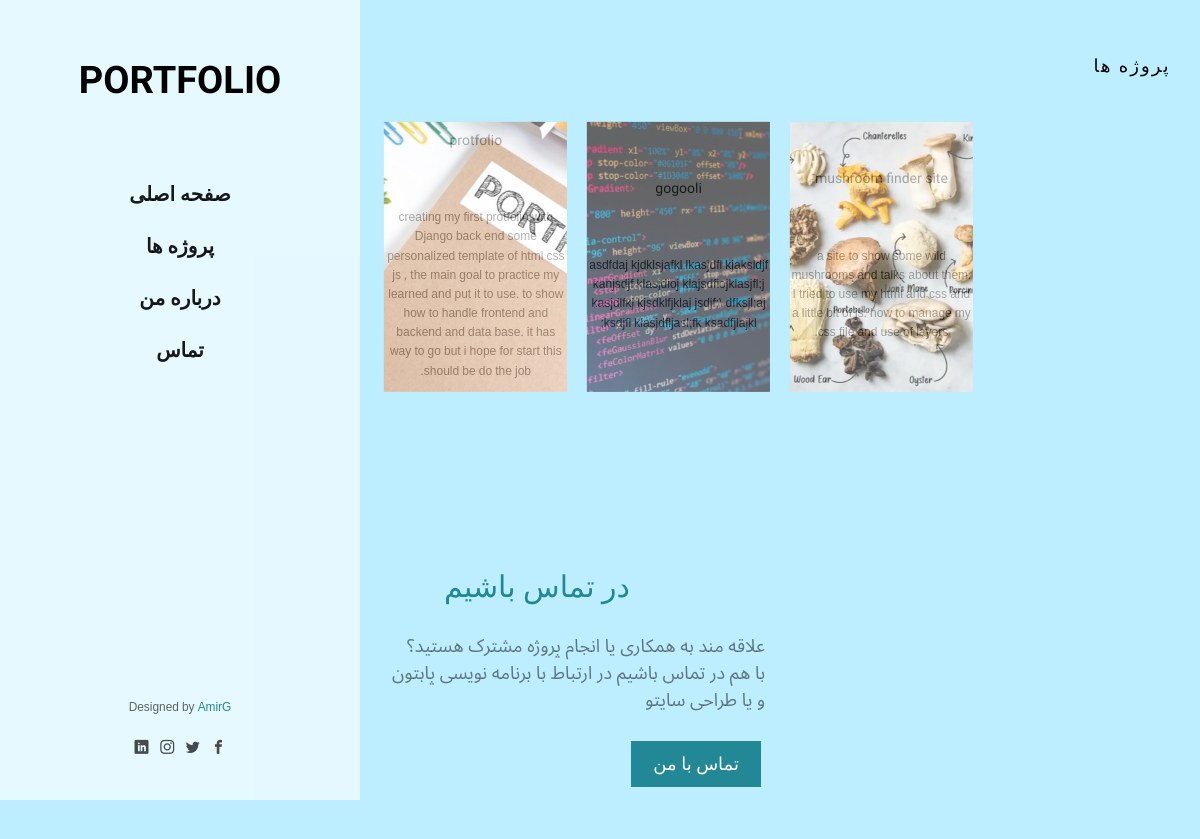
Screenshot of /fa/projects/ with the database file from the repository.
### protfolio/models.py (models this page shows, shortened)
class Project(models.Model):
    title = models.CharField(max_length=200)
    slug = models.SlugField(max_length=200, unique=True)
    description = models.TextField()
    detailed_description = models.TextField(blank=True)
    description_fa = models.TextField(null=True)
    detailed_description_fa = models.TextField(blank=True,null=True)
    image = ProcessedImageField(
        upload_to='protfolio/static/protfolio/images/projects',
        processors=[ResizeToFill(500, 400)],
        format='JPEG',
        options={'quality': 100},
        blank=True
    )
    thumbnail = ProcessedImageField(
        upload_to='protfolio/static/protfolio/images/projects/thumbnails',
        processors=[ResizeToFill(400, 300)],
        format='JPEG',
        options={'quality': 80},
        blank=True
    )
    github_url = models.URLField(blank=True)
    live_url = models.URLField(blank=True)
    skills_used = models.ManyToManyField(Skill, through='ProjectSkill')
    featured = models.BooleanField(default=False)
    start_date = models.DateField()
    end_date = models.DateField(null=True, blank=True)
    client = models.CharField(max_length=100, blank=True)
    project_type = models.CharField(max_length=20, choices=[
        ('personal', 'Personal Project'),
        ('client', 'Client Work'),
        ('open-source', 'Open Source')
    ], default='personal')
    def image_basename(self):
        if self.image:
            return str(self.image)[len('protfolio/static/protfolio/images/projects')+1:]
        return ""
    class Meta:
        ordering = ['-start_date']

### protfolio/views.py (the view)
# urls.py: path('projects/', views.projects, name='projects'),
def projects(request):
    context = {
        'projects': Project.objects.all(),
        'skills': Skill.objects.all(),
        'projectskills': ProjectSkill.objects.all().order_by('-project_id')
    }
    return render(request, 'protfolio/projects.html', context)

### protfolio/templates/protfolio/projects.html (shortened to what this page needs)
 {% load static %}
 {% load i18n %}
{% include 'protfolio/includes/head.html'%}
			<div class="fh5co-narrow-content">
				<h2 class="fh5co-heading animate-box" data-animate-effect="fadeInLeft">{%translate "Projects"%}</h2>
				<div class="row row-bottom-padded-md">
					{% for project in projects%}
					<div class="col-md-3 col-sm-6 col-padding text-center animate-box">
						<a href="{%url 'projects'%}{{project.id}}" class="work image-popup" style="background-image: url({% static 'protfolio/images/projects/'%}{{project.image_basename}});">
							<div class="desc">
								<h3>{{project.title}}</h3>
								<span>{{project.description}}</span>
							</div>
						</a>
					</div>
					{% endfor %}
				</div>
			</div>
			<div id="get-in-touch">
				<div class="fh5co-narrow-content">
					<div class="row">
						<div class="col-md-4 animate-box" data-animate-effect="fadeInLeft">
							<h1 class="fh5co-heading-colored">{%translate "Get in touch"%}</h1>
						</div>
					</div>
					<div class="row">
						<div class="col-md-6 col-md-offset-3 col-md-pull-3 animate-box" data-animate-effect="fadeInLeft">
							<p class="fh5co-lead">{%translate "Interested in collaborating or have a project in mind?"%}<br/> {%translate "Let’s connect! Whether it’s Python automation, web development,"%}</p>
							<p><a href="{%url 'contact'%}" class="btn btn-primary">{%translate "Contact Me"%}</a></p>
						</div>
					</div>
				</div>
			</div>
		</div>
	</div>
{% include 'protfolio/includes/footer.html'%}

### protfolio/static/protfolio/css/style.css (style rules this page uses)
body { font-family: "Roboto", Arial, sans-serif; font-weight: 300; font-size: 14px; line-height: 1.6; color: rgba(0, 0, 0, 0.5); background: rgb(189, 238, 255); }
html[lang="fa"] body { font-family: "Noto Sans Arabic", sans-serif; font-weight: 300; font-size: 14px; line-height: 1.6; color: rgba(0, 0, 0, 0.5); background: rgb(189, 238, 255); }
a { color: #228896; -webkit-transition: 0.5s; -o-transition: 0.5s; transition: 0.5s; }
p { margin-bottom: 1.5em; }
h1, h2, h3, h4, h5, h6 { color: #000; font-family: "Roboto", Arial, sans-serif; font-weight: 400; margin: 0 0 30px 0; }
html[lang="fa"] h1, h2, h3, h4, h5, h6 { font-family: "Cairo", sans-serif; font-weight: 400; margin: 0 0 30px 0; }
#fh5co-main .fh5co-narrow-content { position: relative; width: 93%; margin: 0 auto; padding: 4em 0; clear: both; }
.work { background-size: cover; background-position: center center; background-repeat: no-repeat; position: relative; height: 270px; width: 100%; display: table; overflow: hidden; }
.work .desc { display: table-cell; vertical-align: middle; height: 270px; background: #fff; opacity: 0.3; -webkit-transition: 0.3s; -o-transition: 0.3s; transition: 0.3s; }
.work .desc h3 { font-size: 14px; -webkit-transition: -webkit-transform 0.3s, opacity 0.3s; transition: transform 0.3s, opacity 0.3s; -webkit-transform: translate3d(0, -15px, 0); transform: translate3d(0, -15px, 0); }
.work .desc span { display: block; color: #080606; font-size: 12px; -webkit-transition: -webkit-transform 0.3s, opacity 0.3s; transition: transform 0.3s, opacity 0.3s; -webkit-transform: translate3d(0, 15px, 0); transform: translate3d(0, 15px, 0); }
.fh5co-lead { font-size: 18px; line-height: 1.5; }
.fh5co-heading-colored { color: #228896; font-size: 30px; }
.fh5co-heading { font-size: 18px; margin-bottom: 2em; font-weight: 500; text-transform: uppercase; letter-spacing: 2px; }
.btn { margin-right: 4px; margin-bottom: 4px; font-family: "Roboto", Arial, sans-serif; font-size: 18px; font-weight: 400; text-transform: uppercase; letter-spacing: 1px; -webkit-border-radius: 0px; -moz-border-radius: 0px; -ms-border-radius: 0px; border-radius: 0px; -webkit-transition: 0.5s; -o-transition: 0.5s; transition: 0.5s; padding: 8px 20px !important; }
html[lang="fa"] .btn { margin-right: 4px; margin-bottom: 4px; font-family: "Cairo", sans-serif; font-size: 18px; font-weight: 400; text-transform: uppercase; letter-spacing: 0; -webkit-border-radius: 0px; -moz-border-radius: 0px; -ms-border-radius: 0px; border-radius: 0px; -webkit-transition: 0.5s; -o-transition: 0.5s; transition: 0.5s; }
.btn-primary { background: #228896; color: #fff; border: 2px solid #228896; }
.row-bottom-padded-md { padding-bottom: 4em; }
.col-padding { padding: 10px !important; }
.js .animate-box { opacity: 0; }
html[lang="fa"] { color: red; }

### rows the page displays
Project: image_basename (picture), title "protfolio", description "creating my first protfolio with Django back end some personalized template of html css js , the main goal to practice my learned and put it to use. to show how to handle frontend and backend and data base. it has way to go but i hope for start this should be do the job."
Project: image_basename (picture), title "gogooli", description "asdfdaj kjdklsjafkl lkasjdfl kjaksldjf kanjsdjf klasjdioj klajsdfiojklasjfl;j kasjdlfkj kjsdklfjklaj jsdjf;\\ dfksjl;aj ksdjfl klasjdfljasl;fk ksadfjlajkl;"
Project: image_basename (picture), title "mushroom finder site", description "a site to show some wild mushrooms and talks about them. I tried to use my html and css and a little bit of js. how to manage my css file and use of layers."
